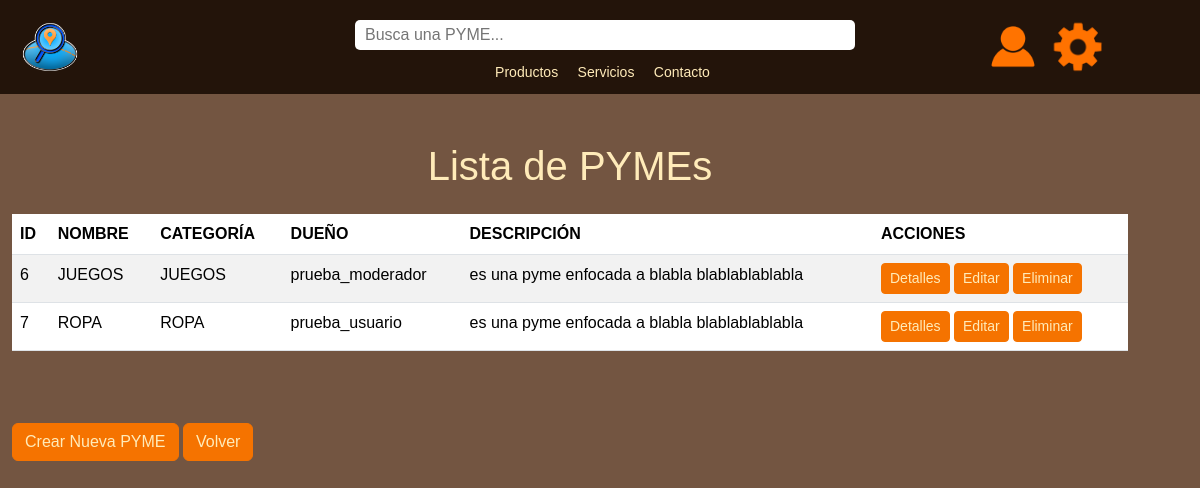
Page /pymes/ (signed in) on the committed database.
### main/models.py (models this page shows, shortened)
class PYME(models.Model):
    id_PYME = models.AutoField(primary_key=True)  # autoincrementable
    nombre = models.CharField(max_length=20)  # obligatoria
    direccion = models.CharField(max_length=50, blank=True, null=True)
    categoria = models.ForeignKey('CATEGORIA', on_delete=models.SET_NULL, null=True)  # Clave foránea a CATEGORIA
    descripcion = models.CharField(max_length=500)  # obligatoria
    estado = models.BooleanField(default=True)
    user = models.ForeignKey(User, on_delete=models.CASCADE)  # clave foránea conectada con User
    imagen = models.ImageField(upload_to='pymes/', blank=True, null=True)  # Campo para la imagen

class CATEGORIA(models.Model):
    id_categoria = models.AutoField(primary_key=True)
    nombre = models.CharField(max_length=20)

### main/views.py (the view)
# urls.py: path('pymes/', views.pyme_list, name='pyme_list'),
def pyme_list(request):
    pymes = PYME.objects.all()
    return render(request, 'main/crud_pyme/pyme_list.html', {'pymes': pymes})

### main/templates/main/crud_pyme/pyme_list.html (shortened to what this page needs)
{% extends "main/base.html" %}
{% block content %}
<div class="container mt-5">
    <h1 class="text-center mb-4">Lista de PYMEs</h1>
    <table class="table table-striped">
        <thead>
            <tr>
                <th scope="col">ID</th>
                <th scope="col">NOMBRE</th>
                <th scope="col">CATEGORÍA</th>
                <th scope="col">DUEÑO</th>
                <th scope="col">DESCRIPCIÓN</th>
                <th scope="col">ACCIONES</th>
            </tr>
        </thead>
        <tbody>
            {% for pyme in pymes %}
            <tr>
                <td>{{ pyme.id_PYME }}</td>
                <td>{{ pyme.nombre }}</td>
                <td>{{ pyme.categoria.nombre }}</td>
                <td>{{ pyme.user.username }}</td>
                <td>{{ pyme.descripcion|truncatewords:10 }}</td>
                <td>
                    <a href="{% url 'pyme_detail' pyme.id_PYME %}" class="btn btn-info btn-sm" title="Ver detalles">
                         Detalles
                    </a>
                    <a href="{% url 'pyme_update' pyme.id_PYME %}" class="btn btn-warning btn-sm" title="Editar">
                         Editar
                    </a>
                    <form method="post" action="{% url 'pyme_delete' pyme.id_PYME %}" style="display:inline;">
                        <button type="submit" class="btn btn-danger btn-sm" title="Eliminar">
                             Eliminar
                        </button>
                    </form>
                </td>
            </tr>
            {% endfor %}
        </tbody>
    </table>
    <a href="{% url 'pyme_create' %}" class="btn btn-primary" style="margin-top: 5%;">Crear Nueva PYME</a>
    <a href="{% url 'vistaAdmin' %}" class="btn btn-primary" style="margin-top: 5%;">Volver</a>
</div>
{% endblock %}

### main/static/main/css/style.css (style rules this page uses)
* { margin: 0; padding: 0; box-sizing: border-box; }
:root { --nav-color:rgb(35, 20, 10); --bg-color:rgb(115, 85, 65); --text-a-color:rgb(255, 235, 185); --text-b-color: rgb(115, 85, 65); --button-color: rgb(245, 115, 0); --button-hover-color: rgb(255, 235, 185); }
body { font-family: Arial, sans-serif; background-color: var(--bg-color); color: var(--text-a-color); margin: 0; padding: 0; }
.btn { background-color: var(--button-color); color: rgb(255, 235, 185); border: 1px solid var(--button-color); }
.container { position: relative; display: inline-block; }

### rows in the picture
PYME: id_PYME "6", nombre "JUEGOS", categoria.nombre "JUEGOS", user.username "prueba_moderador", descripcion "es una pyme enfocada a blabla blablablablabla"
PYME: id_PYME "7", nombre "ROPA", categoria.nombre "ROPA", user.username "prueba_usuario", descripcion "es una pyme enfocada a blabla blablablablabla"
